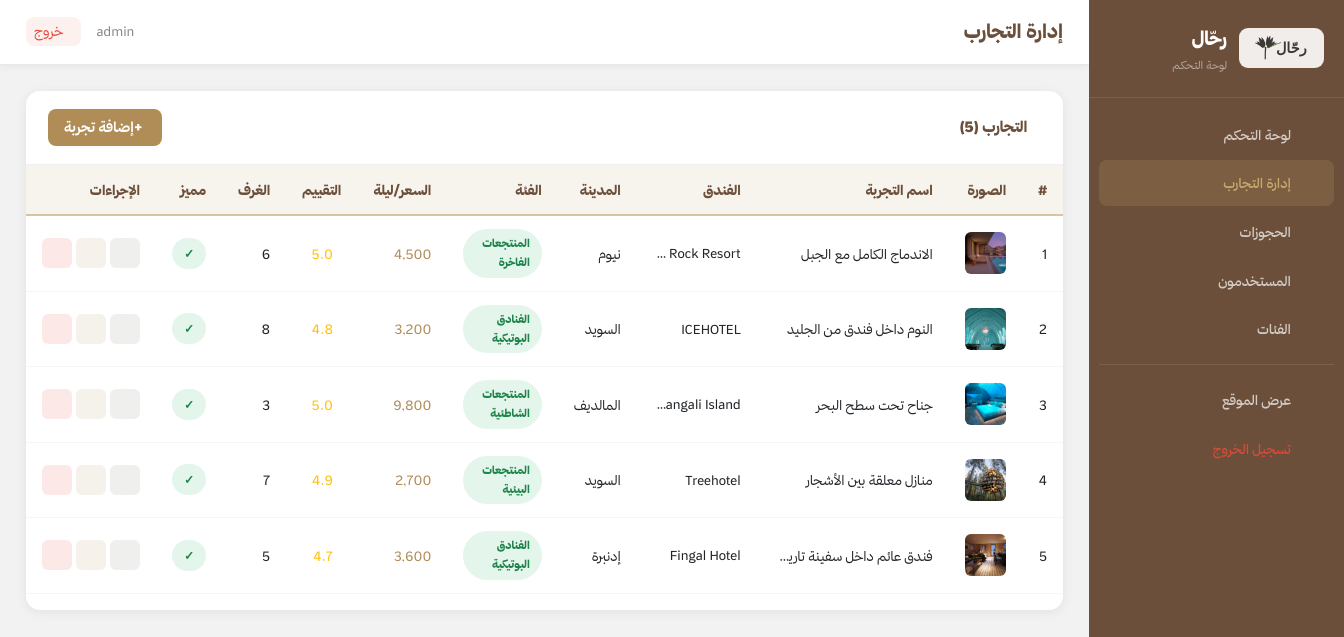
The app's page /admin/experiences.php (signed in) with its own data.
### tables this page shows
CREATE TABLE IF NOT EXISTS experiences (
    experience_id INT AUTO_INCREMENT PRIMARY KEY,
    category_id INT NOT NULL,
    title VARCHAR(300) NOT NULL,
    hotel_name VARCHAR(300) NOT NULL,
    description TEXT NOT NULL,
    city VARCHAR(100) NOT NULL,
    address VARCHAR(500),
    image VARCHAR(500) DEFAULT 'default.jpg',
    price_per_night DECIMAL(10,2) NOT NULL,
    rating DECIMAL(3,1) DEFAULT 4.5,
    available_rooms INT DEFAULT 10,
    is_featured TINYINT(1) DEFAULT 0,
    created_at TIMESTAMP DEFAULT CURRENT_TIMESTAMP,
    FOREIGN KEY (category_id) REFERENCES categories(category_id) ON DELETE CASCADE
);

CREATE TABLE IF NOT EXISTS categories (
    category_id INT AUTO_INCREMENT PRIMARY KEY,
    category_name VARCHAR(200) NOT NULL,
    category_icon VARCHAR(100) DEFAULT 'fas fa-hotel',
    created_at TIMESTAMP DEFAULT CURRENT_TIMESTAMP
);

### admin/experiences.php (the view, shortened to what this page needs)
<?php
require_once '../includes/connection.php';
$exps = mysqli_fetch_all(mysqli_query($conn,"SELECT e.*,c.category_name FROM experiences e JOIN categories c ON e.category_id=c.category_id ORDER BY e.created_at DESC"),MYSQLI_ASSOC);
include 'includes/admin_header.php';
?>
<div class="table-card">
    <div class="table-card-head">
        <h5 class="fw-800 text-brown mb-0"><i class="fas fa-hotel ms-2 text-gold"></i>التجارب (<?php echo count($exps); ?>)</h5>
        <a href="add-experience.php" class="btn btn-sm" style="background:var(--gold);color:#fff;border:none;border-radius:8px;font-family:'ThmanyahSans',sans-serif;font-weight:700;padding:8px 16px;"><i class="fas fa-plus ms-1"></i>إضافة تجربة</a>
    </div>
    <div class="table-responsive">
        <table class="table table-rahhal">
            <thead><tr><th>#</th><th>الصورة</th><th>اسم التجربة</th><th>الفندق</th><th>المدينة</th><th>الفئة</th><th>السعر/ليلة</th><th>التقييم</th><th>الغرف</th><th>مميز</th><th>الإجراءات</th></tr></thead>
            <tbody>
                <?php foreach($exps as $e): ?>
                <tr>
                    <td><?php echo $e['experience_id']; ?></td>
                    <td><img src="../assets/images/<?php echo htmlspecialchars($e['image']); ?>" onerror="this.src='https://images.unsplash.com/photo-1542314831-068cd1dbfeeb?w=60&q=60'" style="width:56px;height:42px;object-fit:cover;border-radius:6px;"></td>
                    <td><div class="fw-700" style="max-width:160px;overflow:hidden;text-overflow:ellipsis;white-space:nowrap;"><?php echo htmlspecialchars($e['title']); ?></div></td>
                    <td style="font-size:13px;max-width:120px;overflow:hidden;text-overflow:ellipsis;white-space:nowrap;"><?php echo htmlspecialchars($e['hotel_name']); ?></td>
                    <td><?php echo htmlspecialchars($e['city']); ?></td>
                    <td><span class="badge-status badge-confirmed" style="font-size:11px;"><?php echo htmlspecialchars($e['category_name']); ?></span></td>
                    <td class="fw-700 text-gold"><?php echo number_format($e['price_per_night'],0); ?></td>
                    <td><span class="text-warning fw-700"><i class="fas fa-star"></i> <?php echo $e['rating']; ?></span></td>
                    <td><?php echo $e['available_rooms']; ?></td>
                    <td><?php echo $e['is_featured']?'<span class="badge-status badge-confirmed">✓</span>':'<span class="badge-status badge-cancelled">لا</span>'; ?></td>
                    <td>
                        <div class="d-flex gap-1">
                            <a href="../pages/experience-details.php?id=<?php echo $e['experience_id']; ?>" target="_blank" class="btn btn-sm" style="background:rgba(120,134,107,.12);color:var(--olive);border:none;border-radius:6px;width:30px;height:30px;display:flex;align-items:center;justify-content:center;" title="عرض"><i class="fas fa-eye" style="font-size:11px;"></i></a>
                            <a href="edit-experience.php?id=<?php echo $e['experience_id']; ?>" class="btn btn-sm" style="background:rgba(176,141,87,.12);color:var(--gold);border:none;border-radius:6px;width:30px;height:30px;display:flex;align-items:center;justify-content:center;" title="تعديل"><i class="fas fa-edit" style="font-size:11px;"></i></a>
                            <a href="delete-experience.php?id=<?php echo $e['experience_id']; ?>" class="btn btn-sm btn-delete-exp" style="background:rgba(231,76,60,.12);color:#e74c3c;border:none;border-radius:6px;width:30px;height:30px;display:flex;align-items:center;justify-content:center;" title="حذف"><i class="fas fa-trash" style="font-size:11px;"></i></a>
                        </div>
                    </td>
                </tr>
                <?php endforeach; ?>
            </tbody>
        </table>
    </div>
</div>
<?php include 'includes/admin_footer.php'; ?>

### assets/css/style.css (style rules this page uses)
:root { --beige: #D8C3A5; --brown: #6B4F3A; --olive: #78866B; --cream: #F7F3ED; --text: #2F2F2F; --gold: #B08D57; --gold-lt: #C9A96E; --white: #FFFFFF; --bg: #F5F5F5; --border: rgba(216,195,165,.35); --sh-sm: 0 2px 12px rgba(0,0,0,.07); --sh-md: 0 8px 30px rgba(0,0,0,.10); --sh-lg: 0 20px 60px rgba(0,0,0,.14); --r: 14px; --r-sm: 8px; --ease: all .28s ease; --font: 'ThmanyahSans','Tajawal',sans-serif; --dark-brown: #6B4F3A; --dark-text: #2F2F2F; --gold-light: #C9A96E; --radius: 14px; --radius-sm: 8px; --shadow-sm: 0 2px 12px rgba(0,0,0,.07); --shadow-md: 0 8px 30px rgba(0,0,0,.10); --shadow-lg: 0 20px 60px rgba(0,0,0,.14); }
*, *::before, *::after { box-sizing:border-box; margin:0; padding:0; }
html { scroll-behavior:smooth; }
body { font-family: var(--font); direction: rtl; color: var(--text); background: var(--white); line-height: 1.75; font-size: 15px; -webkit-font-smoothing: antialiased; }
a { text-decoration:none; color:inherit; }
img { max-width:100%; display:block; }
.table-card { background:var(--white); border-radius:var(--r); box-shadow:var(--sh-sm); overflow:hidden; }
.table-card-head { padding:18px 22px; border-bottom:1px solid #f0f0f0; display:flex; align-items:center; justify-content:space-between; }
.table-card-head h5 { font-size:15px; font-weight:800; color:var(--brown); margin:0; }
.text-gold { color:var(--gold) !important; }
.text-brown { color:var(--brown) !important; }
.fw-800 { font-weight:800 !important; }
.table-rahhal { font-family:var(--font); font-size:13.5px; width:100%; border-collapse:collapse; }
.table-rahhal thead th { background:var(--cream); color:var(--brown); font-weight:800; padding:13px 16px; text-align:right; white-space:nowrap; border-bottom:2px solid var(--beige); }
.table-rahhal tbody td { padding:13px 16px; border-bottom:1px solid #f5f5f5; vertical-align:middle; }
.badge-confirmed { background:rgba(39,174,96,.1); color:#27ae60; padding:5px 12px; border-radius:20px; font-size:11.5px; font-weight:700; display:inline-block; }
:root { --gold-light: var(--gold-lt); }
:root { --dark-brown: var(--brown); --radius-sm: var(--r-sm); --shadow-sm: var(--sh-sm); }
.badge-status { border-radius: 999px; padding: 5px 12px; font-size: 12px; font-weight: 800; }
.badge-confirmed { background: rgba(39,174,96,.12); color: #1e8449; }

### admin/includes/admin_header.php (style rules this page uses)
body,* { font-family:'ThmanyahSans','Tajawal',sans-serif!important; }
body { background:#f4f4f4; }

### records on screen
experiences: experience_id "1", image (picture), title "الاندماج الكامل مع الجبل", hotel_name "Desert Rock Reso…", city "نيوم", category.category_name "المنتجعات الفاخرة", price_per_night "4,500", rating "5.0", available_rooms "6"
experiences: experience_id "2", image (picture), title "النوم داخل فندق من الجليد", hotel_name "ICEHOTEL", city "السويد", category.category_name "الفنادق البوتيكية", price_per_night "3,200", rating "4.8", available_rooms "8"
experiences: experience_id "3", image (picture), title "جناح تحت سطح البحر", hotel_name "Conrad Maldives Rangali Isla…", city "المالديف", category.category_name "المنتجعات الشاطئية", price_per_night "9,800", rating "5.0", available_rooms "3"
experiences: experience_id "4", image (picture), title "منازل معلقة بين الأشجار", hotel_name "Treehotel", city "السويد", category.category_name "المنتجعات البيئية", price_per_night "2,700", rating "4.9", available_rooms "7"
experiences: experience_id "5", image (picture), hotel_name "Fingal Hotel", city "إدنبرة", category.category_name "الفنادق البوتيكية", price_per_night "3,600", rating "4.7", available_rooms "5"

### other values on screen
$admin_title "إدارة التجارب"
$_SESSION['admin_username'] "admin"
count($exps) "5"
